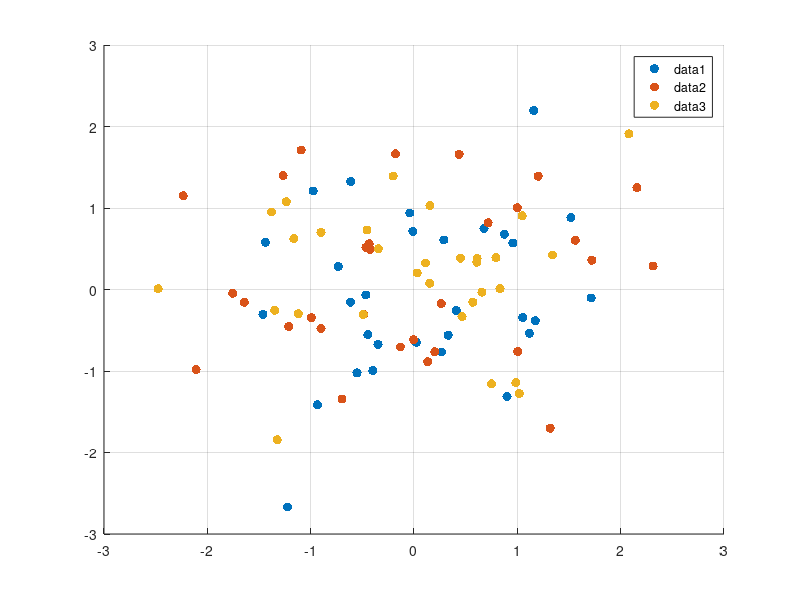

This figure's MATLAB source:
X = randn(90, 2);	% sample data
Y = [ones(30,1); ones(30,1)*2; ones(30,1)*3];	% class label {1, 2, 3} three class

figure, hold on, grid on
for ii = 1 : 3
	if exist("OCTAVE_VERSION", "builtin")>0 % Octave
		plot(X(Y==ii,1), X(Y==ii,2), '.', 'MarkerSize', 20)
	else % MATLAB
		plot(X(Y==ii,1), X(Y==ii,2), '.')
	end
end
legend()